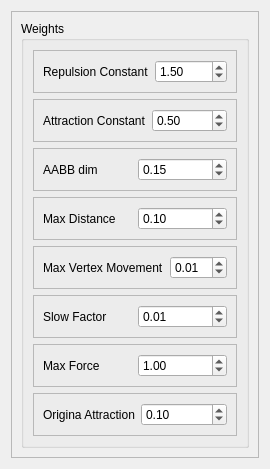
              <widget class="QWidget" name="graph2">
               <property name="geometry">
                <rect>
                 <x>0</x>
                 <y>0</y>
                 <width>247</width>
                 <height>433</height>
                </rect>
               </property>
               <attribute name="label">
                <string>Astrocyte Skeleton - Neurites Nodes</string>
               </attribute>
               <layout class="QFormLayout" name="formLayout_4">
                <item row="0" column="0" colspan="2">
                 <widget class="QFrame" name="frame_13">
                  <property name="frameShape">
                   <enum>QFrame::StyledPanel</enum>
                  </property>
                  <property name="frameShadow">
                   <enum>QFrame::Raised</enum>
                  </property>
                  <layout class="QGridLayout" name="gridLayout_18">
                   <item row="0" column="0">
                    <widget class="QGroupBox" name="groupBox_13">
                     <property name="title">
                      <string>Weights</string>
                     </property>
                     <layout class="QVBoxLayout" name="verticalLayout_10">
                      <item>
                       <widget class="QFrame" name="frame_14">
                        <property name="frameShape">
                         <enum>QFrame::StyledPanel</enum>
                        </property>
                        <property name="frameShadow">
                         <enum>QFrame::Raised</enum>
                        </property>
                        <layout class="QHBoxLayout" name="horizontalLayout_11">
                         <item>
                          <widget class="QLabel" name="label_17">
                           <property name="text">
                            <string>Repulsion Constant</string>
                           </property>
                          </widget>
                         </item>
                         <item>
                          <widget class="QDoubleSpinBox" name="doubleSpinBox_4">
                           <property name="minimum">
                            <double>0.010000000000000</double>
                           </property>
                           <property name="singleStep">
                            <double>0.100000000000000</double>
                           </property>
                           <property name="value">
                            <double>1.500000000000000</double>
                           </property>
                          </widget>
                         </item>
                        </layout>
                       </widget>
                      </item>
                      <item>
                       <widget class="QFrame" name="frame_15">
                        <property name="frameShape">
                         <enum>QFrame::StyledPanel</enum>
                        </property>
                        <property name="frameShadow">
                         <enum>QFrame::Raised</enum>
                        </property>
                        <layout class="QHBoxLayout" name="horizontalLayout_12">
                         <item>
                          <widget class="QLabel" name="label_18">
                           <property name="text">
                            <string>Attraction Constant</string>
                           </property>
                          </widget>
                         </item>
                         <item>
                          <widget class="QDoubleSpinBox" name="doubleSpinBox_5">
                           <property name="singleStep">
                            <double>0.100000000000000</double>
                           </property>
                           <property name="value">
                            <double>0.500000000000000</double>
                           </property>
                          </widget>
                         </item>
                        </layout>
                       </widget>
                      </item>
                      <item>
                       <widget class="QFrame" name="frame_16">
                        <property name="frameShape">
                         <enum>QFrame::StyledPanel</enum>
                        </property>
                        <property name="frameShadow">
                         <enum>QFrame::Raised</enum>
                        </property>
                        <layout class="QHBoxLayout" name="horizontalLayout_13">
                         <item>
                          <widget class="QLabel" name="label_19">
                           <property name="text">
                            <string>AABB dim</string>
                           </property>
                          </widget>
                         </item>
                         <item>
                          <widget class="QDoubleSpinBox" name="doubleSpinBox_6">
                           <property name="singleStep">
                            <double>0.100000000000000</double>
                           </property>
                           <property name="value">
                            <double>0.150000000000000</double>
                           </property>
                          </widget>
                         </item>
                        </layout>
                       </widget>
                      </item>
                      <item>
                       <widget class="QFrame" name="frame_17">
                        <property name="frameShape">
                         <enum>QFrame::StyledPanel</enum>
                        </property>
                        <property name="frameShadow">
                         <enum>QFrame::Raised</enum>
                        </property>
                        <layout class="QHBoxLayout" name="horizontalLayout_14">
                         <item>
                          <widget class="QLabel" name="label_20">
                           <property name="text">
                            <string>Max Distance</string>
                           </property>
                          </widget>
                         </item>
                         <item>
                          <widget class="QDoubleSpinBox" name="doubleSpinBox_11">
                           <property name="singleStep">
                            <double>0.100000000000000</double>
                           </property>
                           <property name="value">
                            <double>0.100000000000000</double>
                           </property>
                          </widget>
                         </item>
                        </layout>
                       </widget>
                      </item>
                      <item>
                       <widget class="QFrame" name="frame_18">
                        <property name="frameShape">
                         <enum>QFrame::StyledPanel</enum>
                        </property>
                        <property name="frameShadow">
                         <enum>QFrame::Raised</enum>
                        </property>
                        <layout class="QHBoxLayout" name="horizontalLayout_15">
                         <item>
                          <widget class="QLabel" name="label_21">
                           <property name="text">
                            <string>Max Vertex Movement</string>
                           </property>
                          </widget>
                         </item>
                         <item>
                          <widget class="QDoubleSpinBox" name="doubleSpinBox_12">
                           <property name="singleStep">
                            <double>0.100000000000000</double>
                           </property>
                           <property name="value">
                            <double>0.010000000000000</double>
                           </property>
                          </widget>
                         </item>
                        </layout>
                       </widget>
                      </item>
                      <item>
                       <widget class="QFrame" name="frame_19">
                        <property name="frameShape">
                         <enum>QFrame::StyledPanel</enum>
                        </property>
                        <property name="frameShadow">
                         <enum>QFrame::Raised</enum>
                        </property>
                        <layout class="QHBoxLayout" name="horizontalLayout_16">
                         <item>
                          <widget class="QLabel" name="label_22">
                           <property name="text">
                            <string>Slow Factor</string>
                           </property>
                          </widget>
                         </item>
                         <item>
                          <widget class="QDoubleSpinBox" name="doubleSpinBox_13">
                           <property name="singleStep">
                            <double>0.100000000000000</double>
                           </property>
                           <property name="value">
                            <double>0.010000000000000</double>
                           </property>
                          </widget>
                         </item>
                        </layout>
                       </widget>
                      </item>
                      <item>
                       <widget class="QFrame" name="frame_21">
                        <property name="frameShape">
                         <enum>QFrame::StyledPanel</enum>
                        </property>
                        <property name="frameShadow">
                         <enum>QFrame::Raised</enum>
                        </property>
                        <layout class="QHBoxLayout" name="horizontalLayout_17">
                         <item>
                          <widget class="QLabel" name="label_23">
                           <property name="text">
                            <string>Max Force</string>
                           </property>
                          </widget>
                         </item>
                         <item>
                          <widget class="QDoubleSpinBox" name="doubleSpinBox_14">
                           <property name="minimum">
                            <double>0.010000000000000</double>
                           </property>
                           <property name="singleStep">
                            <double>0.100000000000000</double>
                           </property>
                           <property name="value">
                            <double>1.000000000000000</double>
                           </property>
                          </widget>
                         </item>
                        </layout>
                       </widget>
                      </item>
                      <item>
                       <widget class="QFrame" name="frame_37">
                        <property name="frameShape">
                         <enum>QFrame::StyledPanel</enum>
                        </property>
                        <property name="frameShadow">
                         <enum>QFrame::Raised</enum>
                        </property>
                        <layout class="QHBoxLayout" name="horizontalLayout_33">
                         <item>
                          <widget class="QLabel" name="label_39">
                           <property name="text">
                            <string>Origina Attraction</string>
                           </property>
                          </widget>
                         </item>
                         <item>
                          <widget class="QDoubleSpinBox" name="doubleSpinBox_30">
                           <property name="minimum">
                            <double>0.010000000000000</double>
                           </property>
                           <property name="singleStep">
                            <double>0.100000000000000</double>
                           </property>
                           <property name="value">
                            <double>0.100000000000000</double>
                           </property>
                          </widget>
                         </item>
                        </layout>
                       </widget>
                      </item>
                     </layout>
                    </widget>
                   </item>
                  </layout>
                 </widget>
                </item>
               </layout>
              </widget>
